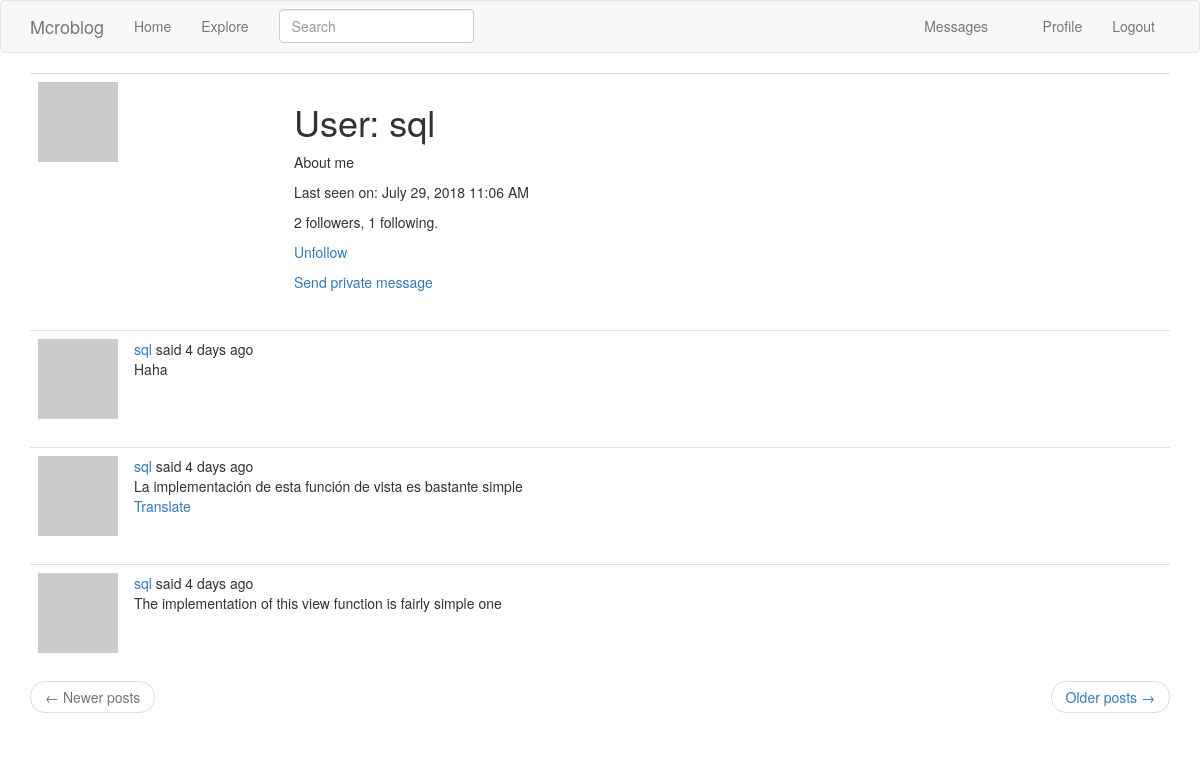
Page /user/sql (signed in) on the committed database.
### app/models.py (models this page shows, shortened)
class User(UserMixin, db.Model):
    id = db.Column(db.Integer, primary_key=True)
    username = db.Column(db.String(64), index=True, unique=True)
    email = db.Column(db.String(120), index=True, unique=True)
    password_hash = db.Column(db.String(128))
    posts = db.relationship('Post', backref='author', lazy='dynamic')
    about_me = db.Column(db.String(140))
    last_seen = db.Column(db.DateTime, default=datetime.utcnow)
    followed = db.relationship(
        'User', secondary=followers,
        primaryjoin=(followers.c.follower_id == id),
        secondaryjoin=(followers.c.followed_id == id),
        backref=db.backref('followers', lazy='dynamic'),
        lazy='dynamic'
    )
    messages_sent = db.relationship(
        'Message',
        foreign_keys='Message.send_id',
        backref='author',
        lazy='dynamic'
    )
    messages_received = db.relationship(
        'Message',
        foreign_keys='Message.recipient_id',
        backref='recipient',
        lazy='dynamic'
    )
    last_message_read_time = db.Column(db.DateTime)
    notifications = db.relationship(
        'Notification',
        backref='user',
        lazy='dynamic'
    )
    def new_messages(self):
        last_read_time = self.last_message_read_time or datetime(1900, 1, 1)
        return Message.query.filter_by(recipient=self).filter(
            Message.timestamp > last_read_time
        ).count()
    def is_following(self, user):
        return self.followed.filter(
            followers.c.followed_id == user.id).count() > 0
    def avatar(self, size):
        digest = md5(self.email.lower().encode('utf-8')).hexdigest()
        return 'https://www.gravatar.com/avatar/{}?d=identicon&s={}'.format(digest, size)

class SearchableMixin(object):
    @classmethod
    def before_commit(cls, session):
        session._changes = {
            'add': list(session.new),
            'update': list(session.dirty),
            'delete': list(session.deleted)
        }
    @classmethod
    def after_commit(cls, session):
        for obj in session._changes['add']:
            if isinstance(obj, SearchableMixin):
                add_to_index(obj.__tablename__, obj)
        for obj in session._changes['update']:
            if isinstance(obj, SearchableMixin):
                add_to_index(obj.__tablename__, obj)
        for obj in session._changes['delete']:
            if isinstance(obj, SearchableMixin):
                remove_from_index(obj.__tablename__, obj)
        session._changes = None

class Post(SearchableMixin, db.Model):
    __searchable__ = ['body']
    id = db.Column(db.Integer, primary_key=True)
    body = db.Column(db.String(140))
    timestamp = db.Column(db.DateTime, index=True, default=datetime.utcnow)
    user_id = db.Column(db.Integer, db.ForeignKey('user.id'))
    language = db.Column(db.String(5))

### app/main/routes.py (the view)
@bp.route('/user/<username>')
@login_required
def user(username):
    user = User.query.filter_by(username=username).first_or_404()
    page = request.args.get('page', 1, type=int)
    posts = user.posts.order_by(Post.timestamp.desc()).paginate(
        page, current_app.config['POSTS_PER_PAGE'], False)
    next_url = url_for('main.user', username=user.username,
                       page=posts.next_num) if posts.has_next else None
    prev_url = url_for('main.user', username=user.username,
                       page=posts.prev_num) if posts.has_prev else None
    return render_template('user.html', user=user, posts=posts.items,
                           next_url=next_url, prev_url=prev_url)

### app/main/forms.py
class SearchForm(FlaskForm):
    q = StringField(_l('Search'), validators=[DataRequired()])
    def __init__(self, *args, **kwargs):
        if 'formdata' not in kwargs:
            kwargs['formdata'] = request.args
        if 'csrf_enabled' not in kwargs:
            kwargs['csrf_enabled'] = False
        super(SearchForm, self).__init__(*args, **kwargs)

### app/main/routes.py (called while the page is built)
@bp.before_app_request
def before_request():
    if current_user.is_authenticated:
        current_user.last_seen = datetime.utcnow()
        db.session.commit()
        g.search_form = SearchForm()
    g.locale = str(get_locale())

### app/models.py (called while the page is built)
@login.user_loader
def load_user(id):
    return User.query.get(int(id))

### app/templates/user.html
{% extends "base.html" %}
{% block app_content %}
    <table class="table table-hover">
        <tr>
            <td width="256px"><img src="{{ user.avatar(256) }}"></td>
            <td>
                <h1>User: {{ user.username }}</h1>
                {% if user.about_me %}<p>{{ user.about_me }}</p>{% endif %}
                {% if user.last_seen %}<p>Last seen on: {{ moment(user.last_seen).format('LLL') }}</p>{% endif %}
                <p>{{ user.followers.count() }} followers, {{ user.followed.count() }} following.</p>
                {% if user == current_user %}
                    <p><a href="{{ url_for('main.edit_profile') }}">Edit your profile</a></p>
                {% elif not current_user.is_following(user) %}
                    <p><a href="{{ url_for('main.follow', username=user.username) }}">Follow</a></p>
                {% else %}
                    <p><a href="{{ url_for('main.unfollow', username=user.username) }}">Unfollow</a></p>
                {% endif %}
                {% if user != current_user %}
                    <p>
                        <a href="{{ url_for('main.send_message', recipient=user.username) }}">
                            {{ _('Send private message') }}
                        </a>
                    </p>
                {% endif %}
            </td>
        </tr>
    </table>
    {% for post in posts %}
        {% include '_post.html' %}
    {% endfor %}
    <nav aria-label="...">
        <ul class="pager">
            <li class="previous{% if not prev_url %} disabled{% endif %}">
                <a href="{{ prev_url or '#' }}">
                    <span aria-hidden="true">&larr;</span> Newer posts
                </a>
            </li>
            <li class="next{% if not next_url %} disabled{% endif %}">
                <a href="{{ next_url or '#' }}">
                    Older posts <span aria-hidden="true">&rarr;</span>
                </a>
            </li>
        </ul>
    </nav>
{% endblock %}

### app/templates/base.html (shortened to what this page needs)
{% extends 'bootstrap/base.html' %}
{% block navbar %}
    <nav class="navbar navbar-default">
        <div class="container">
            <div class="navbar-header">
                <a class="navbar-brand" href="{{ url_for('main.index') }}">Mcroblog</a>
            </div>
            <div class="collapse navbar-collapse" id="bs-example-navbar-collapse-1">
                <ul class="nav navbar-nav">
                    <li><a href="{{ url_for('main.index') }}">Home</a></li>
                    <li><a href="{{ url_for('main.explore') }}">Explore</a></li>
                </ul>
                <ul class="nav navbar-nav navbar-right">
                    {% if current_user.is_anonymous %}
                        <li><a href="{{ url_for('auth.login') }}">Login</a></li>
                    {% else %}
                        <li>
                            <a href="{{ url_for('main.messages') }}">
                                {{ _('Messages') }}
                                {% set new_messages = current_user.new_messages() %}
                            </a>
                        </li>
                        <li><a href="{{ url_for('main.user', username=current_user.username) }}">Profile</a></li>
                        <li><a href="{{ url_for('auth.logout') }}">Logout</a></li>
                    {% endif %}
                </ul>
                {% if g.search_form %}
                    <form class="navbar-form navbar-left" method="get" action="{{ url_for('main.search') }}">
                        <div class="form-group">
                            {{ g.search_form.q(size=20, class='form-control', placeholder=g.search_form.q.label.text) }}
                        </div>
                    </form>
                {% endif %}
            </div>
        </div>
    </nav>
{% endblock %}
{% block content %}
    <div class="container">
        {% block app_content %}{% endblock %}
    </div>
{% endblock %}

### app/templates/_post.html (shortened to what this page needs)
<table class="table table-hover">
    <tr>
        <td width="70px">
            <a href="{{ url_for('main.user', username=post.author.username) }}">
                <img src="{{ post.author.avatar(70) }}"/>
            </a>
        </td>
        <td>
            {{ _('%(username)s said %(when)s', username=user_link, when=moment(post.timestamp).fromNow()) }}
            <br>
            <span id="post{{ post.id }}">{{ post.body }}</span>
            {% if post.language and post.language != g.locale %}
                <br>
                <span id="translation{{ post.id }}">
                    <a href="javascript:translate(
                                                  '#post{{ post.id }}',
                                                  '#translation{{ post.id }}',
                                                  '{{ post.language }}',
                                                  '{{ g.locale }}');">{{ _('Translate') }}</a>
                </span>
            {% endif %}
        </td>
    </tr>
</table>

### rows in the picture
User: username "sql", about_me "About me", last_seen "July 29, 2018 11:06 AM"
Post: body "Haha"
Post: body "La implementación de esta función de vista es bastante simple"
Post: body "The implementation of this view function is fairly simple one"

### other values in the picture
{{ user.followers.count() }} "2"
{{ user.followed.count() }} "1"
